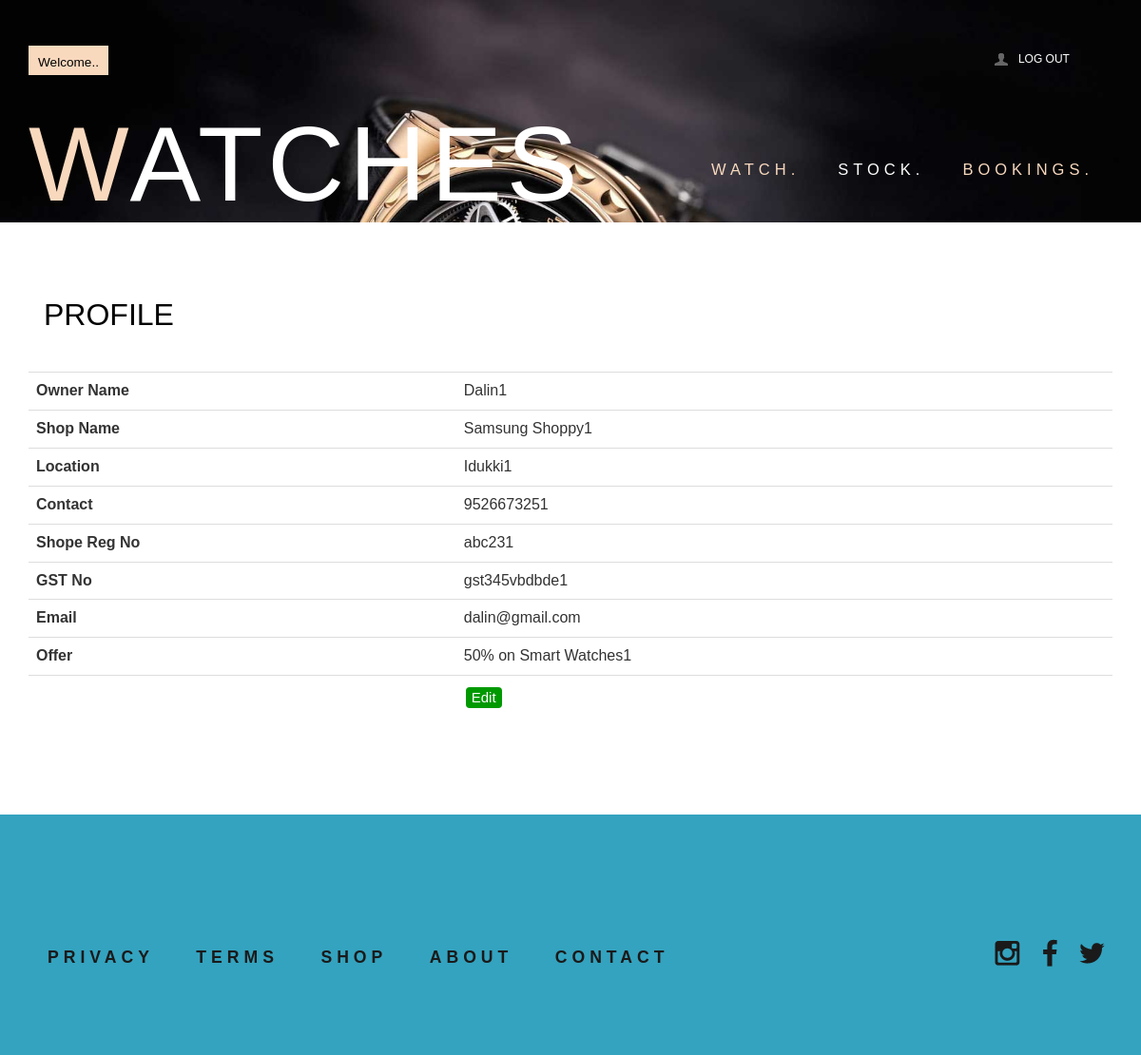
Screenshot of /shopprofile.php (signed in) with the database file from the repository.
### tables this page shows
CREATE TABLE IF NOT EXISTS `shop` (
  `shopid` int NOT NULL AUTO_INCREMENT,
  `name` varchar(30) NOT NULL,
  `shop_name` varchar(30) NOT NULL,
  `location` varchar(20) NOT NULL,
  `contact` bigint NOT NULL,
  `shop_regno` varchar(20) NOT NULL,
  `gst` varchar(20) NOT NULL,
  `email` varchar(20) NOT NULL,
  `offer` varchar(255) NOT NULL,
  PRIMARY KEY (`shopid`),
  UNIQUE KEY `gst` (`gst`),
  UNIQUE KEY `shop_regno` (`shop_regno`),
  UNIQUE KEY `email` (`email`)
);

### shopprofile.php (the view, shortened to what this page needs)
<?php
include("connection.php");
?>
<!DOCTYPE HTML>
<html lang="en">
<head>
    <link href="css/bootstrap.css" rel="stylesheet" type="text/css" />
    <link href="css/style.css" rel="stylesheet" type="text/css" />
    <link href="css/megamenu.css" rel="stylesheet" type="text/css" media="all" />
    <link href="css/watch.css" rel="stylesheet" type="text/css" />
</head>
<body>
<div class="account-in">
    <div class="container">
        <div class="caccount-top">
            <h3>Profile</h3>
            <table class="table">
                <?php
                $shopid = $_SESSION['shopid'];
                $sql = "SELECT * FROM shop where shopid=$shopid";
                $result = $conn->query($sql);
                if ($result->num_rows > 0) {
                    while ($row = $result->fetch_assoc()) {
                        $owner = $row['name'];
                        $shop = $row['shop_name'];
                        $location = $row['location'];
                        $contact = $row['contact'];
                        $reg = $row['shop_regno'];
                        $gst = $row['gst'];
                        $email = $row['email'];
                        $offer = $row['offer'];
                        echo "<tr><th>Owner Name</th><td>$owner</td></tr>";
                        echo "<tr><th>Shop Name</th><td>$shop</td></tr>";
                        echo "<tr><th>Location</th><td>$location</td></tr>";
                        echo "<tr><th>Contact</th><td>$contact</td></tr>";
                        echo "<tr><th>Shope Reg No</th><td>$reg</td></tr>";
                        echo "<tr><th>GST No</th><td>$gst</td></tr>";
                        echo "<tr><th>Email</th><td>$email</td></tr>";
                        echo "<tr><th>Offer</th><td>$offer</td></tr>";
                        echo "<tr><th></th>";
        echo "<td><form method='POST' action=''>";
        $shopid = $_SESSION['shopid'];
        echo "<button class='edt-btn' type='submit' name='edit' data-watchid='$shopid'>Edit</button>";
        echo "</form>";
        echo "</td></tr>";
                    }
                } else {
                    echo "<tr><td colspan='16'>No Watches found.</td></tr>";
                }
                ?>
            </table>
        </div>
    </div>
            </div>

### css/style.css (style rules this page uses)
h4, h5, h6, h1, h2, h3 { margin-top: 0; }
ul, ol { margin: 0; }
p { margin: 0; }
html, body { font-family: 'PT Sans Narrow', sans-serif; font-size: 100%; background:#fff; }
body a { transition:0.5s all; -webkit-transition:0.5s all; -moz-transition:0.5s all; -o-transition:0.5s all; -ms-transition:0.5s all; }
.header_top_left { float:left; }
.header_top_right { float:right; width:23%; }
.box_11 { cursor: pointer; padding: 5px 10px; background: #F9D9BE; }
.box_11 h4 { border: none; color: #fff; font-size: 0.85em; margin-bottom: 0; padding: 0; }
.box_11 p { float: left; margin: 6px 0 0 0; color:#000; }
ul.header_user_info { float: left; border-right: 1px solid #55555500; width:50%; padding:0; min-height: 30px; }
ul.header_user_info a { color:#fff; }
i.user { width: 17px; height: 17px; background: url(../images/img-sprite.png) no-repeat -241px -67px; float: left; margin:6px 10px 0 5px; }
ul.header_user_info li.user_desc { display: block; font-size: 12px; text-transform: uppercase; cursor: pointer; background: #fb5c2200; -moz-transition: all 0.2s linear; -o-transition: all 0.2s linear; -webkit-transition: all 0.2s linear; transition: all 0.2s linear; float: left; margin-top:6px; }
.header_bottom { padding: 2em 0; }
.logo h1 { font-size:7em; text-transform: uppercase; margin-bottom: 0; font-family: 'Dorsa', sans-serif; letter-spacing: 5px; }
span.m_1 { color:#F9D9BE; }
.logo { float:left; }
.logo h1 a { color:#fff; }
.menu { float:right; margin: 3em 0 0 0; }
.account-in { padding:5em 0; }
.account-in h3 { font-size:2em; color: #000; padding: 0 0.5em 1em; text-transform:uppercase; }
.newsletter { text-align: center; padding:0 0 3em; }
.footer { background-color: #34a3bf; padding:5em 0; }
.cssmenu { float:left; }
.cssmenu ul { padding:0; list-style:none; }
.cssmenu ul li { display: inline-block; }
.cssmenu ul li a { color: #1a1a1a; display: block; margin: 10px 20px; text-transform: uppercase; font-size: 1.1em; font-weight: 600; letter-spacing: 5px; }
ul.social { padding:0; list-style: none; float:right; }
ul.social li:first-child { margin-left: 0; }
ul.social li { display: inline-block; margin-right: 5px; }
ul.social li a i { width:35px; height:35px; display: block; background: url(../images/img-sprite.png)no-repeat; }
ul.social li a i.instagram { background-position:-5px -4px; }
ul.social li a i.fb { background-position:-44px -5px; }
ul.social li a i.tw { background-position:-83px -6px; }
.men_banner { background: url(../images/3.jpg) no-repeat center top; background-size: cover; -webkit-background-size: cover; -moz-background-size: cover; -o-background-size: cover; min-height:225px; text-align: center; padding-top: 3em; }

### css/megamenu.css (style rules this page uses)
.megamenu { margin-bottom:0px;padding:0;width:100%;list-style:none;display:inline-block;position:relative;font-size:15px }
.megamenu li { margin-bottom:-5px;display:inline }
.megamenu>li>a { float:left;padding:8px 20px;text-decoration:none;text-transform:capitalize;font-size:1.1em; -webkit-transition: all 0.3s ease-in-out;text-transform:uppercase; -moz-transition: all 0.3s ease-in-out; -o-transition: all 0.3s ease-in-out; transition: all 0.3s ease-in-out; color:#fff; letter-spacing:5px; font-weight:400; }
.megamenu>li.active>a { color:#F9D9BE; }

### css/watch.css (style rules this page uses)
.caccount-top { position: relative; }
.edt-btn { background-color: #009900; border: none; color: white; padding: 0px 6px; text-align: center; text-decoration: none; display: inline-block; font-size: 15px; border-radius: 4px; margin: 4px 2px; cursor: pointer; }

### rows the page displays
shop: name "Dalin1", shop_name "Samsung Shoppy1", location "Idukki1", contact "9526673251", shop_regno "abc231", gst "gst345vbdbde1", email "dalin@gmail.com", offer "50% on Smart Watches1"
